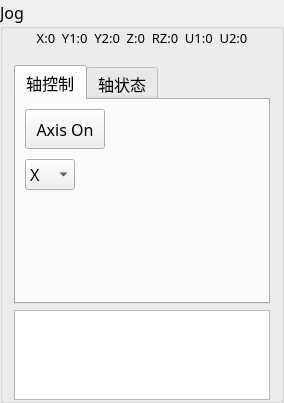
           <widget class="QGroupBox" name="groupBox_2">
            <property name="font">
             <font>
              <family>阿里巴巴普惠体 3.0 55 Regular L3</family>
              <pointsize>12</pointsize>
              <weight>50</weight>
              <bold>false</bold>
             </font>
            </property>
            <property name="styleSheet">
             <string notr="true"/>
            </property>
            <property name="title">
             <string>Jog</string>
            </property>
            <layout class="QVBoxLayout" name="verticalLayout_4" stretch="1,8,3">
             <property name="topMargin">
              <number>0</number>
             </property>
             <property name="bottomMargin">
              <number>0</number>
             </property>
             <item>
              <widget class="QLabel" name="label_7">
               <property name="maximumSize">
                <size>
                 <width>16777215</width>
                 <height>40</height>
                </size>
               </property>
               <property name="font">
                <font>
                 <family>微软雅黑</family>
                 <pointsize>10</pointsize>
                 <weight>50</weight>
                 <bold>false</bold>
                </font>
               </property>
               <property name="text">
                <string>X:0  Y1:0  Y2:0  Z:0  RZ:0  U1:0  U2:0</string>
               </property>
               <property name="alignment">
                <set>Qt::AlignHCenter|Qt::AlignTop</set>
               </property>
               <property name="wordWrap">
                <bool>true</bool>
               </property>
              </widget>
             </item>
             <item>
              <widget class="QTabWidget" name="tabWidget_Jog">
               <property name="font">
                <font>
                 <family>微软雅黑</family>
                 <pointsize>12</pointsize>
                 <weight>50</weight>
                 <bold>false</bold>
                </font>
               </property>
               <property name="currentIndex">
                <number>0</number>
               </property>
               <widget class="QWidget" name="tab_JogAxis">
                <attribute name="title">
                 <string>轴控制</string>
                </attribute>
                <layout class="QVBoxLayout" name="verticalLayout_2" stretch="1,1,8">
                 <item>
                  <layout class="QHBoxLayout" name="horizontalLayout_2">
                   <item>
                    <widget class="QPushButton" name="pushButton_AxisOn">
                     <property name="minimumSize">
                      <size>
                       <width>0</width>
                       <height>40</height>
                      </size>
                     </property>
                     <property name="font">
                      <font>
                       <family>微软雅黑</family>
                       <pointsize>12</pointsize>
                       <weight>50</weight>
                       <bold>false</bold>
                      </font>
                     </property>
                     <property name="text">
                      <string>Axis On</string>
                     </property>
                    </widget>
                   </item>
                   <item>
                    <widget class="QPushButton" name="pushButton_AxisReset">
                     <property name="minimumSize">
                      <size>
                       <width>0</width>
                       <height>40</height>
                      </size>
                     </property>
                     <property name="toolTip">
                      <string>机头复位</string>
                     </property>
                     <property name="styleSheet">
                      <string notr="true">QPushButton {
    border: none;
    background: transparent;
}
QPushButton:hover {
    border:1px solid #FFFFFF;
    background: rgba(127, 127, 127, 20);
}</string>
                     </property>
                     <property name="text">
                      <string/>
                     </property>
                     <property name="icon">
                      <iconset resource="../../imgResource.qrc">
                       <normaloff>:/icons/icons8-中心方向-48.png</normaloff>:/icons/icons8-中心方向-48.png</iconset>
                     </property>
                     <property name="iconSize">
                      <size>
                       <width>36</width>
                       <height>36</height>
                      </size>
                     </property>
                    </widget>
                   </item>
                   <item>
                    <spacer name="horizontalSpacer">
                     <property name="orientation">
                      <enum>Qt::Horizontal</enum>
                     </property>
                     <property name="sizeHint" stdset="0">
                      <size>
                       <width>40</width>
                       <height>20</height>
                      </size>
                     </property>
                    </spacer>
                   </item>
                   <item>
                    <widget class="QPushButton" name="pushButton_Clear">
                     <property name="minimumSize">
                      <size>
                       <width>0</width>
                       <height>40</height>
                      </size>
                     </property>
                     <property name="toolTip">
                      <string>清除报警</string>
                     </property>
                     <property name="styleSheet">
                      <string notr="true">QPushButton {
    border: none;
    background: transparent;
}
QPushButton:hover {
    border:1px solid #FFFFFF;
    background: rgba(127, 127, 127, 20);
}</string>
                     </property>
                     <property name="text">
                      <string/>
                     </property>
                     <property name="icon">
                      <iconset resource="../../imgResource.qrc">
                       <normaloff>:/icons/icons8-更新左旋转-48.png</normaloff>:/icons/icons8-更新左旋转-48.png</iconset>
                     </property>
                     <property name="iconSize">
                      <size>
                       <width>36</width>
                       <height>36</height>
                      </size>
                     </property>
                    </widget>
                   </item>
                   <item>
                    <widget class="QPushButton" name="pushButton_JogStop">
                     <property name="minimumSize">
                      <size>
                       <width>0</width>
                       <height>40</height>
                      </size>
                     </property>
                     <property name="toolTip">
                      <string>停止</string>
                     </property>
                     <property name="styleSheet">
                      <string notr="true">QPushButton {
    border: none;
    background: transparent;
}
QPushButton:hover {
    border:1px solid #FFFFFF;
    background: rgba(127, 127, 127, 20);
}</string>
                     </property>
                     <property name="text">
                      <string/>
                     </property>
                     <property name="icon">
                      <iconset resource="../../imgResource.qrc">
                       <normaloff>:/icons/icons8-停止-48red.png</normaloff>:/icons/icons8-停止-48red.png</iconset>
                     </property>
                     <property name="iconSize">
                      <size>
                       <width>36</width>
                       <height>36</height>
                      </size>
                     </property>
                    </widget>
                   </item>
                  </layout>
                 </item>
                 <item>
                  <layout class="QHBoxLayout" name="horizontalLayout_6" stretch="1,0,3">
                   <item>
                    <widget class="QComboBox" name="comboBox_AxisNum">
                     <item>
                      <property name="text">
                       <string>X</string>
                      </property>
                     </item>
                     <item>
                      <property name="text">
                       <string>Y1</string>
                      </property>
                     </item>
                     <item>
                      <property name="text">
                       <string>Y2</string>
                      </property>
                     </item>
                     <item>
                      <property name="text">
                       <string>Z</string>
                      </property>
                     </item>
                     <item>
                      <property name="text">
                       <string>RZ</string>
                      </property>
                     </item>
                     <item>
                      <property name="text">
                       <string>U1</string>
                      </property>
                     </item>
                     <item>
                      <property name="text">
                       <string>U2</string>
                      </property>
                     </item>
                    </widget>
                   </item>
                   <item>
                    <widget class="QPushButton" name="pushButton_Homing">
                     <property name="minimumSize">
                      <size>
                       <width>0</width>
                       <height>40</height>
                      </size>
                     </property>
                     <property name="toolTip">
                      <string>回零</string>
                     </property>
                     <property name="styleSheet">
                      <string notr="true">QPushButton {
    border: none;
    background: transparent;
}
QPushButton:hover {
    border:1px solid #FFFFFF;
    background: rgba(127, 127, 127, 20);
}</string>
                     </property>
                     <property name="text">
                      <string/>
                     </property>
                     <property name="icon">
                      <iconset resource="../../imgResource.qrc">
                       <normaloff>:/icons/icons8-首页-48.png</normaloff>:/icons/icons8-首页-48.png</iconset>
                     </property>
                     <property name="iconSize">
                      <size>
                       <width>32</width>
                       <height>32</height>
                      </size>
                     </property>
                    </widget>
                   </item>
                   <item>
                    <spacer name="horizontalSpacer_3">
                     <property name="orientation">
                      <enum>Qt::Horizontal</enum>
                     </property>
                     <property name="sizeHint" stdset="0">
                      <size>
                       <width>40</width>
                       <height>20</height>
                      </size>
                     </property>
                    </spacer>
                   </item>
                  </layout>
                 </item>
                 <item>
                  <widget class="qg_JogButton" name="widget_FormulaJog" native="true"/>
                 </item>
                </layout>
               </widget>
               <widget class="qg_AxisState" name="tab_AxisState">
                <attribute name="title">
                 <string>轴状态</string>
                </attribute>
               </widget>
              </widget>
             </item>
             <item>
              <widget class="QTextEdit" name="textEdit_Log2">
               <property name="font">
                <font>
                 <family>微软雅黑</family>
                 <pointsize>12</pointsize>
                 <weight>50</weight>
                 <bold>false</bold>
                </font>
               </property>
              </widget>
             </item>
            </layout>
           </widget>
